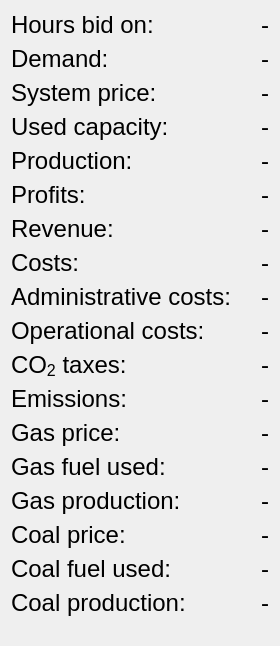
                        <widget class="QWidget" name="scrollAreaWidgetContents_4">
                         <property name="geometry">
                          <rect>
                           <x>0</x>
                           <y>0</y>
                           <width>280</width>
                           <height>646</height>
                          </rect>
                         </property>
                         <layout class="QVBoxLayout" name="verticalLayout_33">
                          <item>
                           <layout class="QHBoxLayout" name="info_round_results_horizontalLayout_general">
                            <property name="bottomMargin">
                             <number>0</number>
                            </property>
                            <item>
                             <layout class="QFormLayout" name="formLayout_11">
                              <property name="horizontalSpacing">
                               <number>30</number>
                              </property>
                              <item row="0" column="0">
                               <widget class="QLabel" name="label_39">
                                <property name="font">
                                 <font>
                                  <pointsize>18</pointsize>
                                 </font>
                                </property>
                                <property name="text">
                                 <string>Hours bid on:</string>
                                </property>
                               </widget>
                              </item>
                              <item row="0" column="1">
                               <widget class="QLabel" name="round_results_label_hours_bid_on">
                                <property name="font">
                                 <font>
                                  <pointsize>18</pointsize>
                                 </font>
                                </property>
                                <property name="text">
                                 <string>-</string>
                                </property>
                               </widget>
                              </item>
                              <item row="2" column="0">
                               <widget class="QLabel" name="label_68">
                                <property name="font">
                                 <font>
                                  <pointsize>18</pointsize>
                                 </font>
                                </property>
                                <property name="text">
                                 <string>System price:</string>
                                </property>
                               </widget>
                              </item>
                              <item row="2" column="1">
                               <widget class="QLabel" name="round_results_label_system_price">
                                <property name="font">
                                 <font>
                                  <pointsize>18</pointsize>
                                 </font>
                                </property>
                                <property name="text">
                                 <string>-</string>
                                </property>
                               </widget>
                              </item>
                              <item row="3" column="0">
                               <widget class="QLabel" name="label_110">
                                <property name="font">
                                 <font>
                                  <pointsize>18</pointsize>
                                 </font>
                                </property>
                                <property name="text">
                                 <string>Used capacity:</string>
                                </property>
                               </widget>
                              </item>
                              <item row="3" column="1">
                               <widget class="QLabel" name="round_results_label_used_capacity">
                                <property name="font">
                                 <font>
                                  <pointsize>18</pointsize>
                                 </font>
                                </property>
                                <property name="text">
                                 <string>-</string>
                                </property>
                               </widget>
                              </item>
                              <item row="4" column="0">
                               <widget class="QLabel" name="label_85">
                                <property name="font">
                                 <font>
                                  <pointsize>18</pointsize>
                                 </font>
                                </property>
                                <property name="text">
                                 <string>Production:</string>
                                </property>
                               </widget>
                              </item>
                              <item row="4" column="1">
                               <widget class="QLabel" name="round_results_label_production">
                                <property name="font">
                                 <font>
                                  <pointsize>18</pointsize>
                                 </font>
                                </property>
                                <property name="text">
                                 <string>-</string>
                                </property>
                               </widget>
                              </item>
                              <item row="5" column="0">
                               <widget class="QLabel" name="label_84">
                                <property name="font">
                                 <font>
                                  <pointsize>18</pointsize>
                                 </font>
                                </property>
                                <property name="text">
                                 <string>Profits:</string>
                                </property>
                               </widget>
                              </item>
                              <item row="5" column="1">
                               <widget class="QLabel" name="round_results_label_profits">
                                <property name="font">
                                 <font>
                                  <pointsize>18</pointsize>
                                 </font>
                                </property>
                                <property name="text">
                                 <string>-</string>
                                </property>
                               </widget>
                              </item>
                              <item row="6" column="0">
                               <widget class="QLabel" name="label_87">
                                <property name="font">
                                 <font>
                                  <pointsize>18</pointsize>
                                 </font>
                                </property>
                                <property name="text">
                                 <string>Revenue:</string>
                                </property>
                               </widget>
                              </item>
                              <item row="6" column="1">
                               <widget class="QLabel" name="round_results_label_revenue">
                                <property name="font">
                                 <font>
                                  <pointsize>18</pointsize>
                                 </font>
                                </property>
                                <property name="text">
                                 <string>-</string>
                                </property>
                               </widget>
                              </item>
                              <item row="7" column="0">
                               <widget class="QLabel" name="label_86">
                                <property name="font">
                                 <font>
                                  <pointsize>18</pointsize>
                                 </font>
                                </property>
                                <property name="text">
                                 <string>Costs:</string>
                                </property>
                               </widget>
                              </item>
                              <item row="7" column="1">
                               <widget class="QLabel" name="round_results_label_costs">
                                <property name="font">
                                 <font>
                                  <pointsize>18</pointsize>
                                 </font>
                                </property>
                                <property name="text">
                                 <string>-</string>
                                </property>
                               </widget>
                              </item>
                              <item row="10" column="0">
                               <widget class="QLabel" name="label_106">
                                <property name="font">
                                 <font>
                                  <pointsize>18</pointsize>
                                 </font>
                                </property>
                                <property name="text">
                                 <string>CO&lt;sub&gt;2&lt;/sub&gt; taxes:</string>
                                </property>
                               </widget>
                              </item>
                              <item row="10" column="1">
                               <widget class="QLabel" name="round_results_label_taxes">
                                <property name="font">
                                 <font>
                                  <pointsize>18</pointsize>
                                 </font>
                                </property>
                                <property name="text">
                                 <string>-</string>
                                </property>
                               </widget>
                              </item>
                              <item row="11" column="0">
                               <widget class="QLabel" name="label_89">
                                <property name="font">
                                 <font>
                                  <pointsize>18</pointsize>
                                 </font>
                                </property>
                                <property name="text">
                                 <string>Emissions:</string>
                                </property>
                               </widget>
                              </item>
                              <item row="11" column="1">
                               <widget class="QLabel" name="round_results_label_emissions">
                                <property name="font">
                                 <font>
                                  <pointsize>18</pointsize>
                                 </font>
                                </property>
                                <property name="text">
                                 <string>-</string>
                                </property>
                               </widget>
                              </item>
                              <item row="12" column="0">
                               <widget class="QLabel" name="label_88">
                                <property name="font">
                                 <font>
                                  <pointsize>18</pointsize>
                                 </font>
                                </property>
                                <property name="text">
                                 <string>Gas price:</string>
                                </property>
                               </widget>
                              </item>
                              <item row="12" column="1">
                               <widget class="QLabel" name="round_results_label_gas_price">
                                <property name="font">
                                 <font>
                                  <pointsize>18</pointsize>
                                 </font>
                                </property>
                                <property name="text">
                                 <string>-</string>
                                </property>
                               </widget>
                              </item>
                              <item row="13" column="0">
                               <widget class="QLabel" name="label_74">
                                <property name="font">
                                 <font>
                                  <pointsize>18</pointsize>
                                 </font>
                                </property>
                                <property name="text">
                                 <string>Gas fuel used:</string>
                                </property>
                               </widget>
                              </item>
                              <item row="14" column="0">
                               <widget class="QLabel" name="label_73">
                                <property name="font">
                                 <font>
                                  <pointsize>18</pointsize>
                                 </font>
                                </property>
                                <property name="text">
                                 <string>Gas production:</string>
                                </property>
                               </widget>
                              </item>
                              <item row="15" column="0">
                               <widget class="QLabel" name="label_70">
                                <property name="font">
                                 <font>
                                  <pointsize>18</pointsize>
                                 </font>
                                </property>
                                <property name="text">
                                 <string>Coal price:</string>
                                </property>
                               </widget>
                              </item>
                              <item row="16" column="0">
                               <widget class="QLabel" name="label_114">
                                <property name="font">
                                 <font>
                                  <pointsize>18</pointsize>
                                 </font>
                                </property>
                                <property name="text">
                                 <string>Coal fuel used:</string>
                                </property>
                               </widget>
                              </item>
                              <item row="17" column="0">
                               <widget class="QLabel" name="label_115">
                                <property name="font">
                                 <font>
                                  <pointsize>18</pointsize>
                                 </font>
                                </property>
                                <property name="text">
                                 <string>Coal production:</string>
                                </property>
                               </widget>
                              </item>
                              <item row="17" column="1">
                               <widget class="QLabel" name="round_results_label_coal_production">
                                <property name="font">
                                 <font>
                                  <pointsize>18</pointsize>
                                 </font>
                                </property>
                                <property name="text">
                                 <string>-</string>
                                </property>
                               </widget>
                              </item>
                              <item row="14" column="1">
                               <widget class="QLabel" name="round_results_label_gas_production">
                                <property name="font">
                                 <font>
                                  <pointsize>18</pointsize>
                                 </font>
                                </property>
                                <property name="text">
                                 <string>-</string>
                                </property>
                               </widget>
                              </item>
                              <item row="15" column="1">
                               <widget class="QLabel" name="round_results_label_coal_price">
                                <property name="font">
                                 <font>
                                  <pointsize>18</pointsize>
                                 </font>
                                </property>
                                <property name="text">
                                 <string>-</string>
                                </property>
                               </widget>
                              </item>
                              <item row="13" column="1">
                               <widget class="QLabel" name="round_results_label_gas_fuel">
                                <property name="font">
                                 <font>
                                  <pointsize>18</pointsize>
                                 </font>
                                </property>
                                <property name="text">
                                 <string>-</string>
                                </property>
                               </widget>
                              </item>
                              <item row="16" column="1">
                               <widget class="QLabel" name="round_results_label_coal_fuel">
                                <property name="font">
                                 <font>
                                  <pointsize>18</pointsize>
                                 </font>
                                </property>
                                <property name="text">
                                 <string>-</string>
                                </property>
                               </widget>
                              </item>
                              <item row="1" column="0">
                               <widget class="QLabel" name="label_71">
                                <property name="font">
                                 <font>
                                  <pointsize>18</pointsize>
                                 </font>
                                </property>
                                <property name="text">
                                 <string>Demand:</string>
                                </property>
                               </widget>
                              </item>
                              <item row="1" column="1">
                               <widget class="QLabel" name="round_results_label_demand">
                                <property name="font">
                                 <font>
                                  <pointsize>18</pointsize>
                                 </font>
                                </property>
                                <property name="text">
                                 <string>-</string>
                                </property>
                               </widget>
                              </item>
                              <item row="8" column="0">
                               <widget class="QLabel" name="label">
                                <property name="font">
                                 <font>
                                  <pointsize>18</pointsize>
                                 </font>
                                </property>
                                <property name="text">
                                 <string>Administrative costs:</string>
                                </property>
                               </widget>
                              </item>
                              <item row="9" column="0">
                               <widget class="QLabel" name="label_148">
                                <property name="font">
                                 <font>
                                  <pointsize>18</pointsize>
                                 </font>
                                </property>
                                <property name="text">
                                 <string>Operational costs:</string>
                                </property>
                               </widget>
                              </item>
                              <item row="8" column="1">
                               <widget class="QLabel" name="round_results_label_administrative_costs">
                                <property name="font">
                                 <font>
                                  <pointsize>18</pointsize>
                                 </font>
                                </property>
                                <property name="text">
                                 <string>-</string>
                                </property>
                               </widget>
                              </item>
                              <item row="9" column="1">
                               <widget class="QLabel" name="round_results_label_operational_costs">
                                <property name="font">
                                 <font>
                                  <pointsize>18</pointsize>
                                 </font>
                                </property>
                                <property name="text">
                                 <string>-</string>
                                </property>
                               </widget>
                              </item>
                             </layout>
                            </item>
                           </layout>
                          </item>
                         </layout>
                        </widget>
